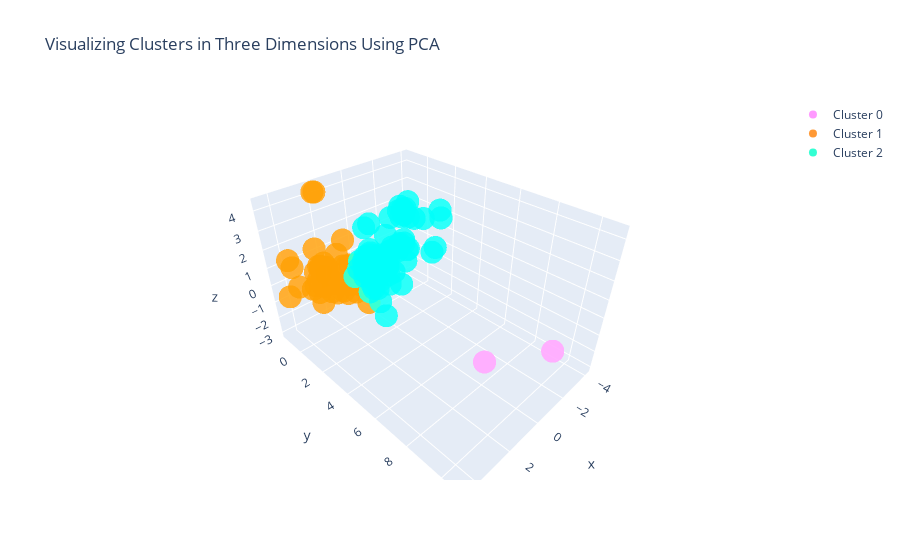

The cell this chart's notebook holds for it:
### Code cell
#Instructions for building the 3-D plot

#trace1 is for 'Cluster 0'
trace1 = go.Scatter3d(
                    x = cluster0["PC1_3d"],
                    y = cluster0["PC2_3d"],
                    z = cluster0["PC3_3d"],
                    mode = "markers",
                    name = "Cluster 0",
                    marker = dict(color = 'rgba(255, 128, 255, 0.8)'),
                    text = cluster0.index)

#trace2 is for 'Cluster 1'
trace2 = go.Scatter3d(
                    x = cluster1["PC1_3d"],
                    y = cluster1["PC2_3d"],
                    z = cluster1["PC3_3d"],
                    mode = "markers",
                    name = "Cluster 1",
                    marker = dict(color = 'rgba(255, 128, 2, 0.8)'),
                    text = cluster1.index)

#trace3 is for 'Cluster 2'
trace3 = go.Scatter3d(
                    x = cluster2["PC1_3d"],
                    y = cluster2["PC2_3d"],
                    z = cluster2["PC3_3d"],
                    mode = "markers",
                    name = "Cluster 2",
                    marker = dict(color = 'rgba(0, 255, 200, 0.8)'),
                    text = cluster2.index)

data = [trace1, trace2, trace3]

title = "Visualizing Clusters in Three Dimensions Using PCA"

layout = dict(title = title,
              xaxis= dict(title= 'PC1',ticklen= 5,zeroline= False),
              yaxis= dict(title= 'PC2',ticklen= 5,zeroline= False)
             )

fig = dict(data = data, layout = layout)

iplot(fig)

### Figure 1 — Plotly figure (JSON) as saved in the notebook; plotly's stock layout.template omitted (floating-point values rounded to 4 significant figures)
{"data": [{"marker": {"color": "rgba(255, 128, 255, 0.8)"}, "mode": "markers", "name": "Cluster 0", "text": ["China", "India"], "type": "scatter3d", "x": [-0.7824, 1.825], "y": [10.76, 9.338], "z": [0.1412, 0.3549]}, {"marker": {"color": "rgba(255, 128, 2, 0.8)"}, "mode": "markers", "name": "Cluster 1", "text": ["Nepal", "Burkina Faso", "Chad", "Cabo Verde", "Nigeria", "Djibouti", "Liberia", "Cameroon", "Equatorial Guinea", "Eswatini", "Kosovo", "Philippines", "Indonesia", "Guinea-Bissau", "Somalia", "Ghana", "Guinea", "Sierra Leone", "Guatemala", "South Sudan", "Mauritania", "Cambodia", "Papua New Guinea", "Bangladesh", "Liechtenstein", "Senegal", "Bolivia", "Botswana", "Uganda", "Burundi", "Malawi", "South Africa", "Iraq", "Afghanistan", "Mozambique", "Angola", "Togo", "Niger", "Madagascar", "Cote d'Ivoire", "Gabon", "Rwanda", "Pakistan", "Kenya", "Sudan", "Benin", "Guyana"], "type": "scatter3d", "x": [2.713, 2.988, 4.412, 1.019, 3.62, 1.836, 2.35, 2.55, 2.547, 1.441, 2.228, 1.227, 0.6577, 2.937, 4.524, 2.027, 2.676, 2.566, 1.212, 4.306, 2.662, 1.175, 1.067, 2.132, 2.136, 2.243, 0.6875, 0.9494, 3.161, 2.877, 2.552, 0.689, 1.169, 2.911, 3.156, 2.622, 2.354, 4.324, 3.02, 2.314, 0.5755, 2.473, 2.512, 2.852, 2.7, 2.684, 0.6275], "y": [0.6316, -0.2688, -0.1723, -0.1998, 1.047, -0.1786, -0.6675, 0.3036, -0.401, -0.5768, -0.8967, 0.01026, 1.376, -0.5377, -0.4542, -0.2166, -0.7561, -0.6174, -0.3624, -0.1038, -0.4196, -0.77, -0.6645, 0.9325, -0.8877, -0.262, -0.3583, -0.4302, 0.006839, -0.2375, -0.4502, 0.5648, 0.2365, 0.07197, -0.6397, -0.4553, -0.4532, 0.321, -0.5353, -0.4746, -0.175, -0.1747, 1.213, -0.07525, 0.4058, -0.4401, -0.5092], "z": [0.2279, 0.1403, 1.926, -0.9056, -0.207, 1.177, 0.6712, 0.1167, 0.4041, -1.459, 4.353, 0.3793, -0.08405, 0.4681, -0.1876, -1.096, 1.582, 0.599, 0.1242, 1.528, -0.4703, -0.06606, 1.484, -0.5034, 4.326, 0.1023, -0.02752, -1.177, -0.3844, 0.9107, 0.6297, -2.018, -1.241, 0.7394, -0.5162, 0.09326, 0.0625, 0.6653, -0.3159, 0.4886, -1.284, 0.08669, 0.4226, -0.161, -0.3762, 0.5938, -0.5804]}, {"marker": {"color": "rgba(0, 255, 200, 0.8)"}, "mode": "markers", "name": "Cluster 2", "text": ["Barbados", "Colombia", "Grenada", "New Zealand", "Canada", "Sweden", "Uzbekistan", "Dominica", "Armenia", "Hungary", "Belize", "Honduras", "El Salvador", "Mexico", "Portugal", "Cyprus", "United Arab Emirates", "Romania", "Libya", "Trinidad and Tobago", "Bahrain", "Belgium", "Bosnia and Herzegovina", "San Marino", "Georgia", "Belarus", "Estonia", "Croatia", "Suriname", "Mongolia", "Sri Lanka", "Uruguay", "Norway", "France", "Jamaica", "Denmark", "Japan", "Brazil", "Jordan", "Serbia", "Antigua and Barbuda", "Kuwait", "Maldives", "Ukraine", "Moldova", "Switzerland", "Tunisia", "Lebanon", "Cuba", "Peru", "Oman", "Malta", "Andorra", "Albania", "Dominican Republic", "Vietnam", "Luxembourg", "Slovenia", "Panama", "Netherlands", "Spain", "Malaysia", "Poland", "Austria", "Montenegro", "Fiji", "Chile", "North Macedonia", "Argentina", "Turkey", "Thailand", "Singapore", "Australia", "Paraguay", "Seychelles", "Italy", "Israel", "Finland"], "type": "scatter3d", "x": [-1.075, -0.3959, -0.3468, -1.927, -2.504, -2.666, -0.4168, -0.2773, -0.5343, -3.237, 0.2799, 0.5855, -0.04865, -0.6988, -2.3, -1.845, -1.747, -2.103, -0.1324, -0.799, -0.7968, -3.839, -1.162, -1.649, -0.9027, -2.928, -2.791, -2.205, -0.5124, -0.1279, 0.187, -1.551, -2.611, -3.456, 0.4072, -2.566, -4.121, -0.4545, -0.235, -1.498, -0.3307, -1.185, -0.6108, -1.383, -1.067, -3.008, -0.7621, 0.2114, -1.359, 0.2063, 0.0327, -2.858, -0.6648, -1.293, -0.2586, -0.08907, -3.442, -2.658, -0.4179, -3.383, -3.062, -1.322, -2.404, -2.822, -1.479, -0.5316, -1.193, -1.615, -0.2839, -0.06414, -0.5046, -3.622, -2.263, -0.0008839, -1.238, -3.16, -1.762, -2.855], "y": [-0.1666, 0.03334, -0.3317, -0.4126, 1.547, -0.1676, -0.006181, -0.6141, -0.1457, -0.4868, -0.4952, -0.6324, -0.4333, 0.6725, -0.223, -0.403, -0.5225, -0.03034, 0.01882, -0.442, -0.04682, -0.59, -0.3509, -0.5699, -0.3033, -0.404, -0.7274, -0.2784, -0.6447, -0.3578, -0.2972, -0.3074, -0.3792, 1.9, -0.4662, -0.4562, 1.19, 2.004, -0.2348, -0.2291, -0.3724, -0.1374, -0.6218, 0.3293, -0.4326, -0.4109, -0.1817, -0.2558, 0.09389, -0.09983, -0.4106, -0.4474, -0.6825, -0.2858, -0.4163, -0.4805, -0.6483, -0.8126, -0.4972, -0.5666, 1.635, -0.4994, 0.3236, -0.4057, -0.3103, -0.6023, -0.1409, -0.4425, 0.3276, 1.039, 0.06636, -1.283, 0.08661, -0.5493, -0.763, 1.785, -0.1898, -0.3413], "z": [-0.3151, -0.6575, 0.2819, 1.787, 2.209, 1.778, -0.3961, 1.701, -2.053, -0.7017, -0.03446, -0.9526, 0.1291, -0.2729, 0.03062, -0.2394, -0.4318, 0.04273, -1.762, -0.1906, -0.6067, 1.003, -1.077, 0.751, -1.745, -1.381, -0.2837, -0.3562, -1.559, -2.192, -0.4906, -0.6046, 2.227, 2.038, -0.4564, 1.945, 2.019, -0.6708, -1.688, -2.266, 0.4704, -0.4421, -0.5461, -1.112, -0.6859, 1.964, -1.125, -0.9478, 0.1585, 0.0002186, -0.7567, 0.07115, 1.765, -0.7844, -0.6974, -0.9757, 2.144, -0.5058, 0.05633, 1.251, 0.004173, -0.6974, -0.1123, 1.994, -1.089, -0.4717, -0.4945, -1.758, -2.605, -3.084, -0.09017, -0.8058, 1.892, -0.219, -0.4143, 0.3259, 0.1217, 1.909]}], "layout": {"title": {"text": "Visualizing Clusters in Three Dimensions Using PCA"}, "xaxis": {"ticklen": 5, "title": {"text": "PC1"}, "zeroline": false}, "yaxis": {"ticklen": 5, "title": {"text": "PC2"}, "zeroline": false}}}
